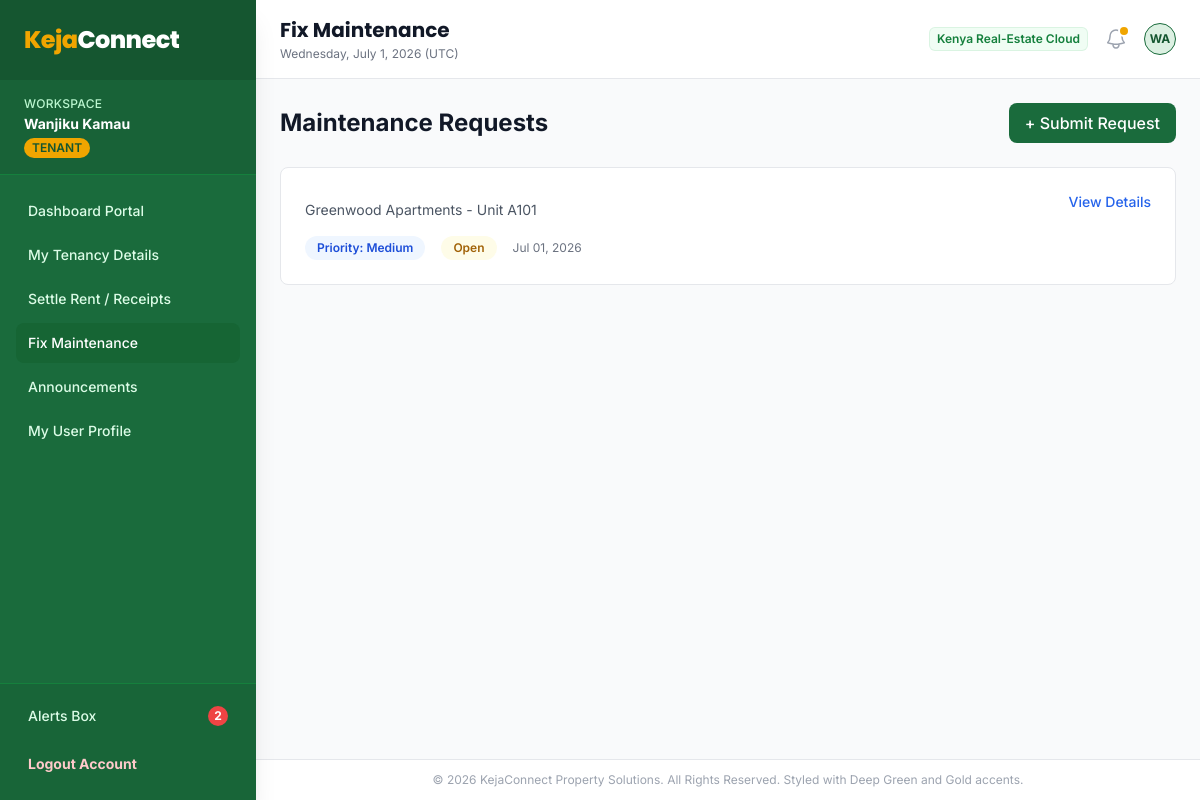
Screenshot of /tenant/maintenance/index.php (signed in) with the database file from the repository.
### tables this page shows
CREATE TABLE IF NOT EXISTS `maintenance_requests` (
  `id` INT AUTO_INCREMENT PRIMARY KEY,
  `tenancy_id` INT NOT NULL,
  `unit_id` INT NOT NULL,
  `tenant_id` INT NOT NULL,
  `landlord_id` INT NOT NULL,
  `title` VARCHAR(150) NOT NULL,
  `description` TEXT NOT NULL,
  `priority` ENUM('low', 'medium', 'high', 'urgent') NOT NULL DEFAULT 'medium',
  `category` ENUM('plumbing', 'electrical', 'structural', 'cleaning', 'other') NOT NULL DEFAULT 'other',
  `status` ENUM('open', 'in_progress', 'resolved', 'closed') NOT NULL DEFAULT 'open',
  `landlord_notes` TEXT NULL,
  `photos` JSON NULL,  
  `created_at` TIMESTAMP DEFAULT CURRENT_TIMESTAMP,
  `resolved_at` TIMESTAMP NULL ON UPDATE CURRENT_TIMESTAMP,
  FOREIGN KEY (`tenancy_id`) REFERENCES `tenancies` (`id`) ON DELETE CASCADE,
  FOREIGN KEY (`unit_id`) REFERENCES `units` (`id`) ON DELETE CASCADE,
  FOREIGN KEY (`tenant_id`) REFERENCES `users` (`id`) ON DELETE CASCADE,
  FOREIGN KEY (`landlord_id`) REFERENCES `users` (`id`) ON DELETE CASCADE,
  INDEX `idx_m_tenancy` (`tenancy_id`),
  INDEX `idx_m_landlord` (`landlord_id`),
  INDEX `idx_m_status` (`status`)
);

CREATE TABLE IF NOT EXISTS `properties` (
  `id` INT AUTO_INCREMENT PRIMARY KEY,
  `landlord_id` INT NOT NULL,
  `name` VARCHAR(100) NOT NULL,
  `address` VARCHAR(255) NOT NULL,
  `county` VARCHAR(100) NOT NULL,
  `property_type` ENUM('apartment', 'bedsitter', 'studio', 'maisonette', 'bungalow') NOT NULL,
  `total_units` INT NOT NULL DEFAULT 1,
  `description` TEXT NULL,
  `amenities` TEXT NULL,  
  `photos` JSON NULL,     
  `status` ENUM('active', 'inactive') NOT NULL DEFAULT 'active',
  `created_at` TIMESTAMP DEFAULT CURRENT_TIMESTAMP,
  FOREIGN KEY (`landlord_id`) REFERENCES `users` (`id`) ON DELETE CASCADE,
  INDEX `idx_landlord` (`landlord_id`)
);

CREATE TABLE IF NOT EXISTS `units` (
  `id` INT AUTO_INCREMENT PRIMARY KEY,
  `property_id` INT NOT NULL,
  `unit_number` VARCHAR(50) NOT NULL,
  `floor` INT NOT NULL DEFAULT 0,
  `bedrooms` INT NOT NULL DEFAULT 0,
  `bathrooms` INT NOT NULL DEFAULT 0,
  `rent_amount` DECIMAL(10, 2) NOT NULL,
  `deposit_amount` DECIMAL(10, 2) NOT NULL,
  `status` ENUM('vacant', 'occupied', 'maintenance') NOT NULL DEFAULT 'vacant',
  `created_at` TIMESTAMP DEFAULT CURRENT_TIMESTAMP,
  FOREIGN KEY (`property_id`) REFERENCES `properties` (`id`) ON DELETE CASCADE,
  INDEX `idx_property` (`property_id`),
  INDEX `idx_unit_status` (`status`)
);

### includes/functions.php (called while the page is built, shortened)
<?php
function sanitize($data) {
    if ($data === null) return '';
    return htmlspecialchars(trim($data), ENT_QUOTES, 'UTF-8');
}

### tenant/maintenance/index.php (the view, shortened to what this page needs)
<?php
require_once __DIR__ . '/../../includes/functions.php';
$tenant_id = $_SESSION['user_id'];
$db = get_db_connection();
$stmt = $db->prepare("
    SELECT m.*,
           t.unit_number,
           p.name as property_name,
           l.full_name as landlord_name
    FROM maintenance_requests m
    INNER JOIN units t ON m.unit_id = t.id
    INNER JOIN properties p ON t.property_id = p.id
    INNER JOIN users l ON p.landlord_id = l.id
    WHERE m.tenant_id = ?
    ORDER BY m.created_at DESC
");
$stmt->execute([$tenant_id]);
$requests = $stmt->fetchAll();
include __DIR__ . '/../../includes/header.php';
?>
<div class="grid grid-cols-1 gap-6">
    <div class="flex items-center justify-between">
        <h2 class="text-2xl font-bold text-gray-900">Maintenance Requests</h2>
        <a href="<?php echo BASE_URL; ?>/tenant/maintenance/submit.php" class="inline-flex items-center px-4 py-2 rounded-lg bg-brand-600 text-white font-medium hover:bg-brand-700">
            <span>+ Submit Request</span>
        </a>
    </div>
    <?php if (!empty($requests)): ?>
        <div class="space-y-4">
            <?php foreach ($requests as $request): ?>
                <div class="bg-white p-6 rounded-lg border border-gray-200 hover:shadow-md transition-shadow">
                    <div class="flex items-start justify-between">
                        <div class="flex-1">
                            <p class="text-sm text-gray-600 mt-2"><?php echo sanitize($request['property_name']); ?> - Unit <?php echo sanitize($request['unit_number']); ?></p>
                            <div class="flex items-center space-x-4 mt-4">
                                <span class="inline-flex items-center rounded-full px-3 py-1 text-xs font-semibold <?php
                                    echo ($request['priority'] === 'urgent') ? 'bg-red-50 text-red-700' : (($request['priority'] === 'high') ? 'bg-orange-50 text-orange-700' : 'bg-blue-50 text-blue-700');
                                ?>">
                                    Priority: <?php echo ucfirst($request['priority']); ?>
                                </span>
                                <span class="inline-flex items-center rounded-full px-3 py-1 text-xs font-semibold <?php
                                    echo ($request['status'] === 'open') ? 'bg-yellow-50 text-yellow-700' : 'bg-green-50 text-green-700';
                                ?>">
                                    <?php echo ucfirst($request['status']); ?>
                                </span>
                                <span class="text-xs text-gray-500"><?php echo date('M d, Y', strtotime($request['created_at'])); ?></span>
                            </div>
                        </div>
                        <a href="<?php echo BASE_URL; ?>/tenant/maintenance/view.php?id=<?php echo $request['id']; ?>" class="text-blue-600 hover:text-blue-900 font-medium text-sm">View Details</a>
                    </div>
                </div>
            <?php endforeach; ?>
        </div>
    <?php endif; ?>
</div>
<?php include __DIR__ . '/../../includes/footer.php'; ?>

### includes/header.php (style rules this page uses)
body { font-family: 'Inter', sans-serif; }

### rows the page displays
maintenance_requests: properties.name "Greenwood Apartments", unit.unit_number "A101", priority "Medium", status "Open", created_at "Jul 01, 2026"

### other values shown
$user_name "Wanjiku Kamau"
$user_role "TENANT"
$unread_notices "2"
$page_heading "Fix Maintenance"
substr($user_name, 0, 2) "WA"
APP_COMPANY "KejaConnect Property Solutions"
